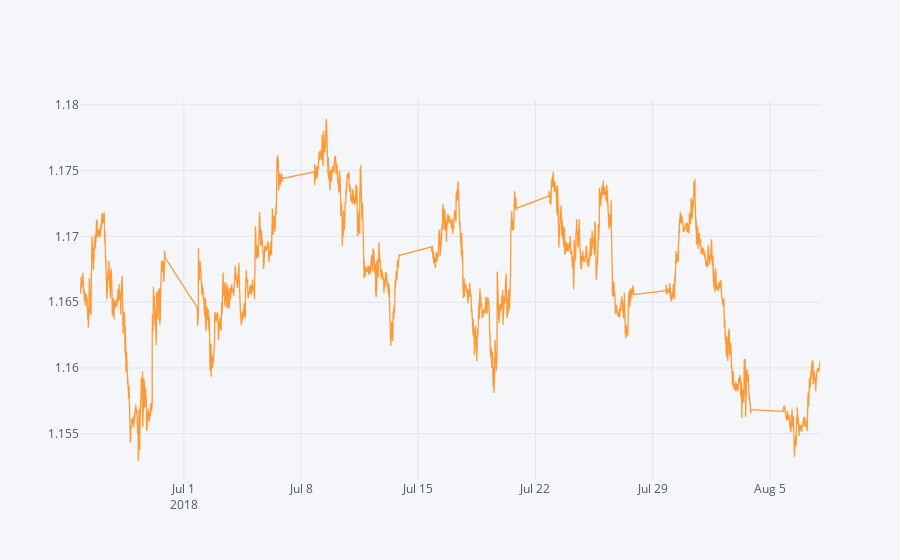

Notebook code for this chart:
### Code cell
###OOS
candles_oos = api.get_candles('EUR/USD', period='m5',
                         start=dt.datetime(2018, 6, 23),
                          stop=dt.datetime(2018, 8, 8))
#Putting data into a dataframe with a midclose 
data_oos = pd.DataFrame(candles_oos[['askclose', 'bidclose']].mean(axis=1),
                    columns=['midclose'])
data_oos.info()

data_oos.iplot()

### Figure 1 — Plotly figure (JSON) as saved in the notebook; plotly's stock layout.template omitted (floating-point values rounded to 4 significant figures; data arrays with more than 128 entries replaced by an {"elided": "..."} marker saying what was removed)
{"data": [{"line": {"color": "rgba(255, 153, 51, 1.0)", "dash": "solid", "shape": "linear", "width": 1.3}, "mode": "lines", "name": "midclose", "text": "", "type": "scatter", "x": {"elided": "9338 str values"}, "y": {"elided": "9338 float values"}}], "layout": {"legend": {"bgcolor": "#F5F6F9", "font": {"color": "#4D5663"}}, "paper_bgcolor": "#F5F6F9", "plot_bgcolor": "#F5F6F9", "title": {"font": {"color": "#4D5663"}}, "xaxis": {"gridcolor": "#E1E5ED", "showgrid": true, "tickfont": {"color": "#4D5663"}, "title": {"font": {"color": "#4D5663"}, "text": ""}, "zerolinecolor": "#E1E5ED"}, "yaxis": {"gridcolor": "#E1E5ED", "showgrid": true, "tickfont": {"color": "#4D5663"}, "title": {"font": {"color": "#4D5663"}, "text": ""}, "zerolinecolor": "#E1E5ED"}}}
